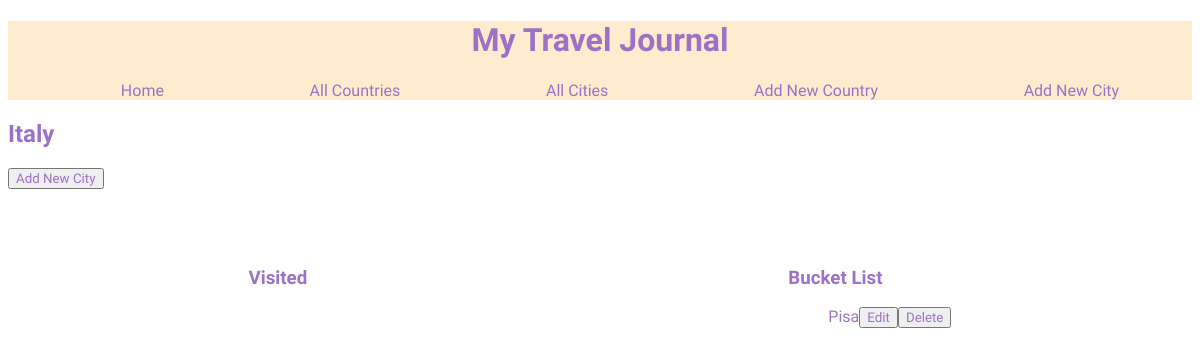
The page /countries/2 on the database as committed earlier.
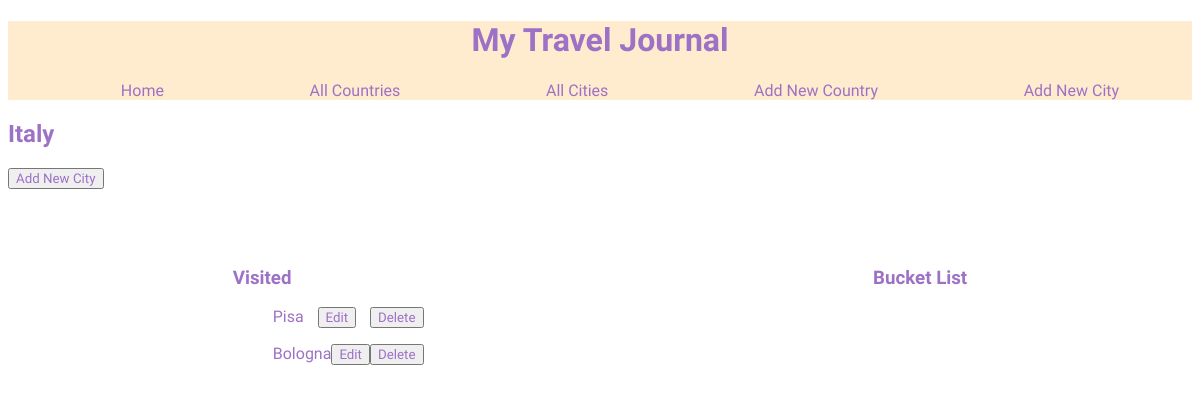
The same page on the database as committed later.
### tables this page shows
CREATE TABLE cities (
    ID INTEGER PRIMARY KEY AUTOINCREMENT,
    name VARCHAR,
    visited BOOLEAN DEFAULT FALSE,
    country_id INTEGER NOT NULL,
        FOREIGN KEY (country_id)
            REFERENCES countries(id)
        
);

### controllers/countries_controller.py (the view)
@countries_blueprint.route("/countries/<id>", methods = ['GET'])
def show_country(id):
    all_countries = country_repository.select_all()
    country = country_repository.select(id)
    cities = country_repository.cities(country)
    return render_template("countries/show.html", all_countries = all_countries, country = country, cities = cities)

### db/run_sql.py (called while the page is built)
def get_db():
    path = os.path.dirname(os.path.abspath(__file__))
    db = os.path.join(path, "travel_manager.db")
    conn = sqlite3.connect(db)
    conn.execute("PRAGMA foreign_keys = 1")
    conn.row_factory = sqlite3.Row
    return conn

def run_sql(sql, values=[]):
    db = get_db()
    cursor =db.cursor()
    cursor.execute(sql, values)
    results = cursor.fetchall()
    db.commit()
    db.close()
    return results

### repositories/country_repository.py (called while the page is built)
def select_all():
    countries = []
    sql = "SELECT * FROM countries"
    results = run_sql(sql)
    for row in results:
        visited = True if row['visited'] == 1 else False
        country = Country(row['name'], visited, row['id'])
        countries.append(country)
    return countries

def select(id):
    country = None
    sql = "SELECT * FROM countries WHERE id = ?"
    values = [id]
    results = run_sql(sql, values)[0]
    if results is not None:
        visited = True if results['visited'] == 1 else False
        country = Country(results['name'], visited, results['id'])
    return country

### templates/countries/show.html
{% extends "base.html" %}
{% block content %}
<h2 class="headings">{{country.name}}</h2>
<form action="/countries/{{country.id}}/new", method = GET>
    <button>Add New City</button>
</form>
    <section class="flexme">
        <div>
            <h3 class = "headings">Visited</h3>
                {% for city in cities %}
                {% if city.visited == True %}
                    <ul class="lists">
                        <li><a href="/cities/{{city.id}}">{{city.name}}</a></li>
                        <li>
                            <button><a href="/cities/{{city.id}}/edit">Edit</a></button>
                        </li>
                        <li>
                        <form action="/cities/{{city.id}}/delete" method ="POST">
                            <button> Delete
                            </button>
                        </form>
                        </li>
                    </ul>
                {% endif %}
                {% endfor %}
        </div>
        <div>
            <h3 class = "headings">Bucket List</h3>
                {% for city in cities %}
                {% if city.visited == False %}
                <ul class="lists">
                    <li><a href="/cities/{{city.id}}">{{city.name}}</a></li>
                    <li>
                        <button><a href="/cities/{{city.id}}/edit">Edit</a></button>
                    </li>
                    <li>
                        <form action="/cities/{{city.id}}/delete" method ="POST">
                        <button>
                                Delete
                        </button>
                    </form>
                    </li>
                </ul>
                {% endif %}
                {% endfor %}
        </div>
</section>
{% endblock %}

Rows that differ between the two databases and show on the page:
added cities: name "Bologna"
Other text that changed with them:
new list line: "Pisa"
new list line: "Edit Delete"
list line gone: "Pisa"
list line gone: "Edit Delete"
